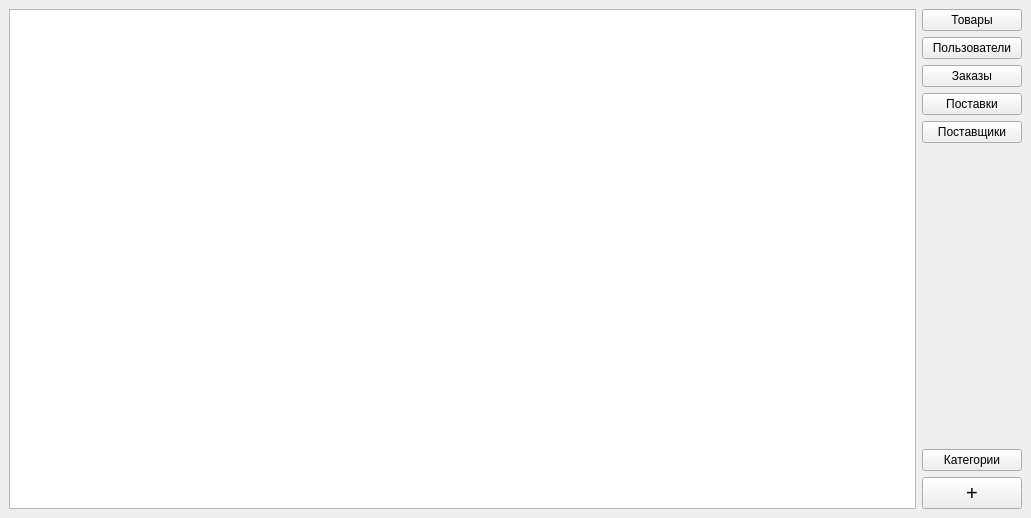
<?xml version="1.0" encoding="UTF-8"?>
<ui version="4.0">
 <class>MainWindow</class>
 <widget class="QMainWindow" name="MainWindow">
  <property name="geometry">
   <rect>
    <x>0</x>
    <y>0</y>
    <width>1031</width>
    <height>518</height>
   </rect>
  </property>
  <property name="windowTitle">
   <string>MainWindow</string>
  </property>
  <widget class="QWidget" name="centralwidget">
   <layout class="QVBoxLayout" name="verticalLayout_3">
    <item>
     <layout class="QHBoxLayout" name="horizontalLayout">
      <item>
       <widget class="QTableWidget" name="data_table">
        <attribute name="horizontalHeaderShowSortIndicator" stdset="0">
         <bool>true</bool>
        </attribute>
        <attribute name="horizontalHeaderStretchLastSection">
         <bool>true</bool>
        </attribute>
       </widget>
      </item>
      <item>
       <layout class="QVBoxLayout" name="verticalLayout_2">
        <item>
         <layout class="QVBoxLayout" name="verticalLayout">
          <item>
           <widget class="QPushButton" name="items_btn">
            <property name="minimumSize">
             <size>
              <width>100</width>
              <height>0</height>
             </size>
            </property>
            <property name="text">
             <string>Товары</string>
            </property>
           </widget>
          </item>
          <item>
           <widget class="QPushButton" name="users_btn">
            <property name="text">
             <string>Пользователи</string>
            </property>
           </widget>
          </item>
          <item>
           <widget class="QPushButton" name="orders_btn">
            <property name="text">
             <string>Заказы</string>
            </property>
           </widget>
          </item>
          <item>
           <widget class="QPushButton" name="supplies_btn">
            <property name="text">
             <string>Поставки</string>
            </property>
           </widget>
          </item>
          <item>
           <widget class="QPushButton" name="suppliers_btn">
            <property name="text">
             <string>Поставщики</string>
            </property>
           </widget>
          </item>
         </layout>
        </item>
        <item>
         <spacer name="verticalSpacer">
          <property name="orientation">
           <enum>Qt::Vertical</enum>
          </property>
          <property name="sizeHint" stdset="0">
           <size>
            <width>20</width>
            <height>40</height>
           </size>
          </property>
         </spacer>
        </item>
        <item>
         <widget class="QPushButton" name="categoryes_btn">
          <property name="text">
           <string>Категории</string>
          </property>
         </widget>
        </item>
        <item>
         <widget class="QPushButton" name="create_btn">
          <property name="font">
           <font>
            <pointsize>15</pointsize>
           </font>
          </property>
          <property name="text">
           <string>+</string>
          </property>
         </widget>
        </item>
       </layout>
      </item>
     </layout>
    </item>
   </layout>
  </widget>
 </widget>
 <resources/>
 <connections/>
</ui>
